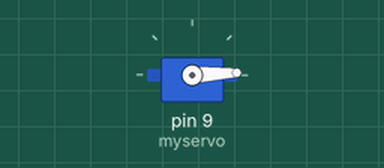
Simulated run of this sketch. Board: Arduino Uno, built with avr-gcc and run on an emulated ATmega328P. Shown: servo.

Above: at 0.05 s.
At 1.0 s:
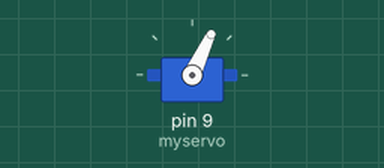
At 2.0 s:
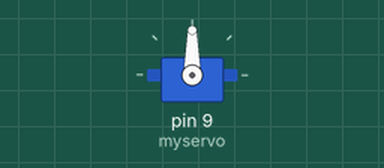
At 4.0 s:
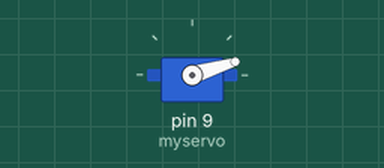
Timing chart, 0 to 7.5 s (numbered marks = the images above):
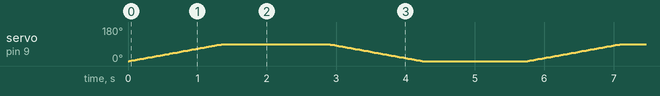

The sketch:

ServoController.ino
```cpp
#include <Servo.h>

Servo myservo;

int pos = 0;

void setup() {
  myservo.attach(9);
}

void loop() {
  for (pos = 0; pos <= 90; pos += 1) {
    myservo.write(pos);
    delay(15);
  }
  delay(1500);

  for (pos = 90; pos >= 0; pos -= 1) {
    myservo.write(pos);
    delay(15);
  }
  delay(1500);
}
```
